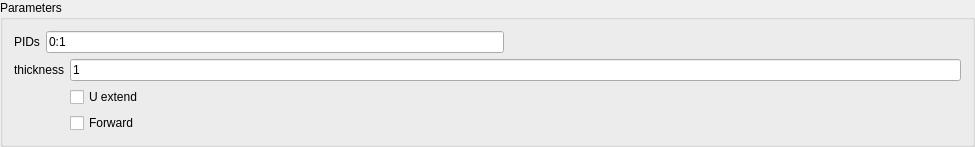
<?xml version="1.0" encoding="UTF-8"?>
<ui version="4.0">
 <class>FaceExtendWidget</class>
 <widget class="QWidget" name="FaceExtendWidget">
  <property name="geometry">
   <rect>
    <x>0</x>
    <y>0</y>
    <width>975</width>
    <height>139</height>
   </rect>
  </property>
  <property name="windowTitle">
   <string>FaceExtendWidget</string>
  </property>
  <layout class="QVBoxLayout" name="verticalLayout">
   <property name="spacing">
    <number>0</number>
   </property>
   <property name="leftMargin">
    <number>0</number>
   </property>
   <property name="topMargin">
    <number>0</number>
   </property>
   <property name="rightMargin">
    <number>0</number>
   </property>
   <property name="bottomMargin">
    <number>0</number>
   </property>
   <item>
    <widget class="QGroupBox" name="groupBox">
     <property name="title">
      <string>Parameters</string>
     </property>
     <layout class="QVBoxLayout" name="verticalLayout_2">
      <item>
       <layout class="QHBoxLayout" name="horizontalLayout">
        <item>
         <widget class="QLabel" name="label_2">
          <property name="text">
           <string>PIDs</string>
          </property>
         </widget>
        </item>
        <item>
         <widget class="QLineEdit" name="lineEdit_PIDs">
          <property name="text">
           <string>0:1</string>
          </property>
         </widget>
        </item>
        <item>
         <spacer name="horizontalSpacer">
          <property name="orientation">
           <enum>Qt::Horizontal</enum>
          </property>
          <property name="sizeHint" stdset="0">
           <size>
            <width>37</width>
            <height>17</height>
           </size>
          </property>
         </spacer>
        </item>
       </layout>
      </item>
      <item>
       <layout class="QGridLayout" name="gridLayout_2">
        <item row="2" column="1">
         <widget class="QCheckBox" name="checkBox">
          <property name="text">
           <string>Forward</string>
          </property>
         </widget>
        </item>
        <item row="0" column="1">
         <widget class="QLineEdit" name="lineEdit_x2">
          <property name="text">
           <string>1</string>
          </property>
         </widget>
        </item>
        <item row="0" column="0">
         <widget class="QLabel" name="label_13">
          <property name="text">
           <string>thickness</string>
          </property>
         </widget>
        </item>
        <item row="1" column="1">
         <widget class="QCheckBox" name="checkBox_2">
          <property name="text">
           <string>U extend</string>
          </property>
         </widget>
        </item>
       </layout>
      </item>
     </layout>
    </widget>
   </item>
  </layout>
 </widget>
 <layoutdefault spacing="6" margin="11"/>
 <resources/>
 <connections/>
</ui>
